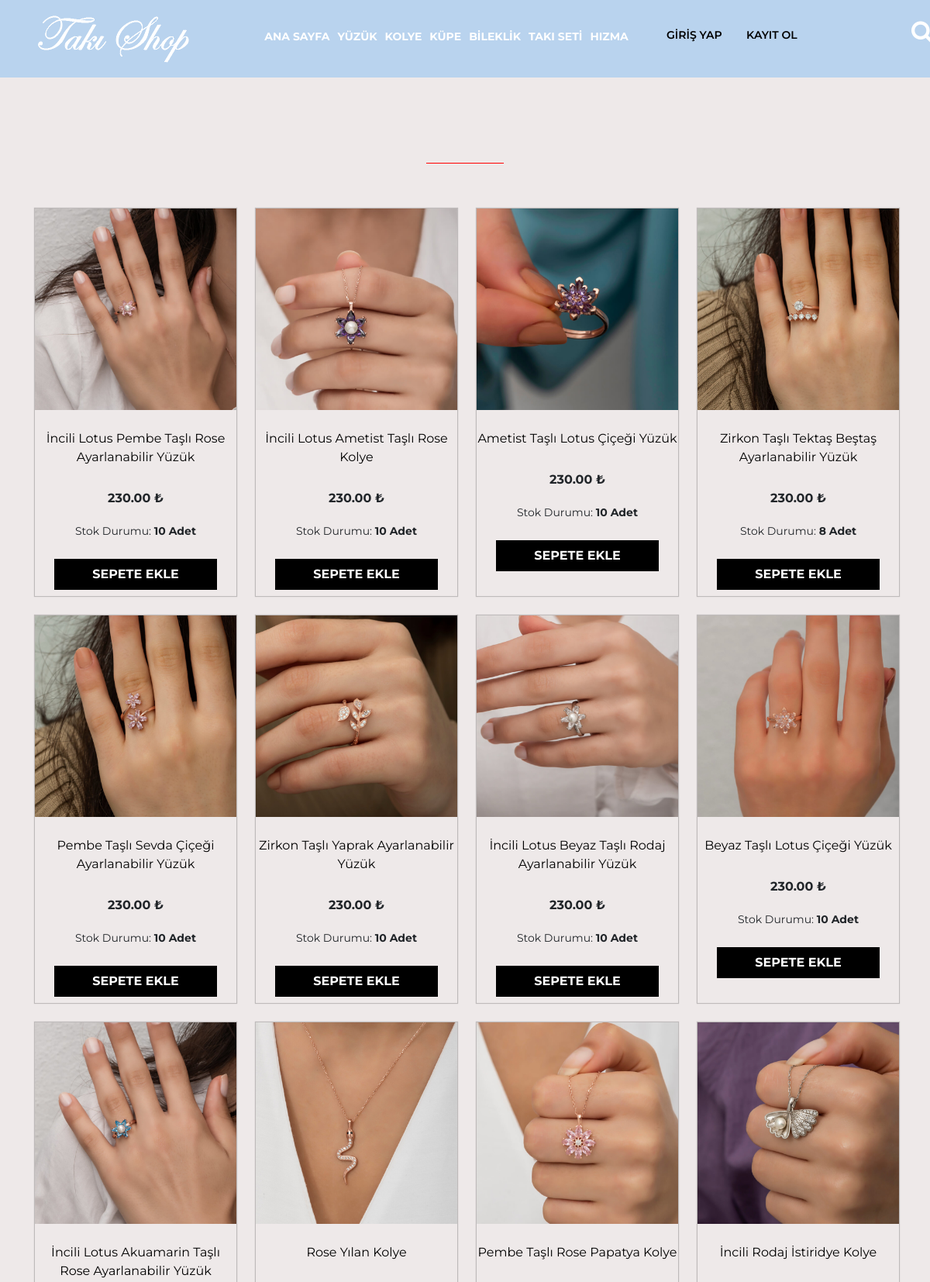
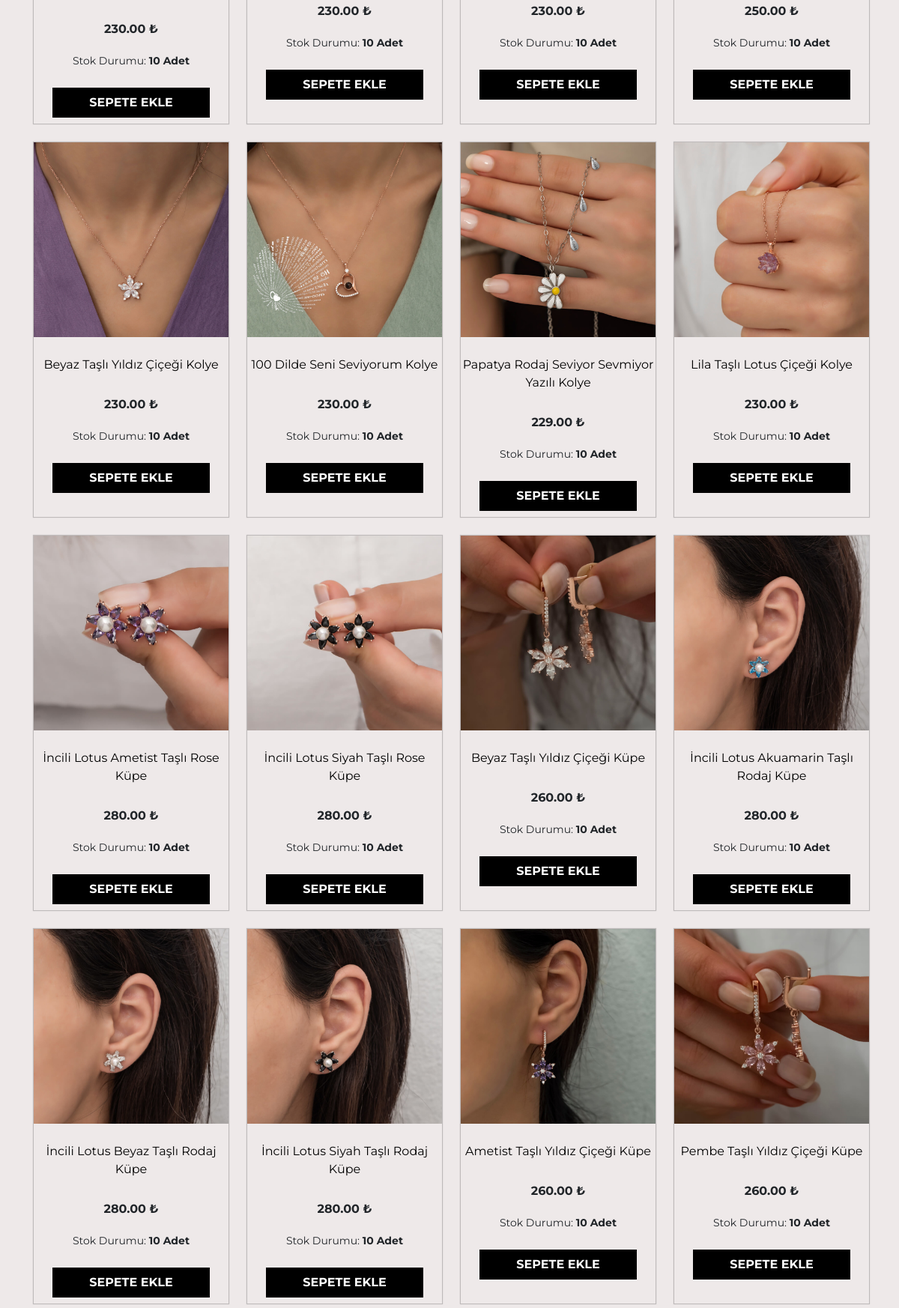
/urunler.php (upper part), run on the app's committed database (2 pictures, top to bottom).
### tables this page shows
CREATE TABLE `urunler` (
  `urun_id` int(11) NOT NULL,
  `urun_resim` varchar(255) NOT NULL,
  `urun_ad` varchar(255) NOT NULL,
  `urun_fiyat` varchar(255) NOT NULL,
  `urun_stok` varchar(255) NOT NULL,
  `urun_kategori` varchar(255) NOT NULL,
  `urun_onecikan` enum('1','2') NOT NULL,
  `urun_aciklama` varchar(1250) NOT NULL
);

### urunler.php (the view)
<?php include "header.php";
if(isset($_GET['urun_kategori'])){
$urunsor=$db->prepare("SELECT * FROM urunler where urun_kategori=:kategori");
$urunsor->execute(array(
    'kategori' => $_GET['urun_kategori']
));
}
else{
$search = $_POST['a_search'];
$urunsor=$db->prepare("SELECT * FROM urunler where urun_ad LIKE '%$search%'");
$urunsor->execute(array());
}
?>
<div class="container">
		<center><span id="ozelurun"><?php echo $_GET['urun_kategori']; ?></span></center> <br><br><br><br>
		<div class="row">
			 <?php
			 while($uruncek=$urunsor->fetch(PDO::FETCH_ASSOC)) { ?>
			<div class="col-md-3">
				<div class="urun">
					<div class="urun-res"><img src="admin/<?php echo $uruncek['urun_resim']; ?>" width="260"></div>
					<div class="urun-info"><a href="" class="urun_link"><center>	<?php echo $uruncek['urun_ad']; ?></a><br>
					<b style="position:relative;top:30px"><?php echo $uruncek['urun_fiyat']; ?> ₺</b><br><br><br>
					<small>Stok Durumu: <span style="font-weight: bold;">
						<?php
							if($uruncek['urun_stok']<1){?>
							<span style="color: red;">Stok Tükendi</span>
						<?php }else{
echo $uruncek['urun_stok']." Adet";
}
						 ?>
</span></small>
					<br><br>
					<a href="urunbilgi.php?urun_id=<?php echo $uruncek['urun_id']; ?>"><button class="sptekle">SEPETE EKLE</button></a>
					</div></center>
				</div>
			</div>
			<?php } ?>
		</div>
	</div>
<?php include "footer.php"; ?>

### css/style.css (style rules this page uses)
* { list-style: none; font-family: 'Montserrat', sans-serif; }
#ozelurun { font-family: 'Montserrat', sans-serif; font-weight: 700; text-transform: uppercase; position: relative; border-bottom: 1px solid red; padding: 15px 50px; top: 50px; }
.urun { width: 260px; height: 500px; cursor: pointer; margin-top: 25px; box-shadow: 0 0 1px 1px rgba(0, 0, 0, .2); }
.urun-res { width: 260px; height: 260px; float: left; }
.urun-info { float: left; width: 260px; height: 162px; }
.urun_link { text-decoration: none; align-items: center; color: black; top: 25px; position: relative; display: block; }
.sptekle { height: 40px; border: 0; outline: none; color: white; background-color: black; font-weight: bold; width: 210px; }

### data on the page
urunler: urun_resim (picture), urun_ad "İncili Lotus Pembe Taşlı Rose Ayarlanabilir Yüzük", urun_fiyat "230.00", urun_stok "10"
urunler: urun_resim (picture), urun_ad "İncili Lotus Ametist Taşlı Rose Kolye", urun_fiyat "230.00", urun_stok "10"
urunler: urun_resim (picture), urun_ad "Ametist Taşlı Lotus Çiçeği Yüzük", urun_fiyat "230.00", urun_stok "10"
urunler: urun_resim (picture), urun_ad "Zirkon Taşlı Tektaş Beştaş Ayarlanabilir Yüzük", urun_fiyat "230.00", urun_stok "8"
urunler: urun_resim (picture), urun_ad "Pembe Taşlı Sevda Çiçeği Ayarlanabilir Yüzük", urun_fiyat "230.00", urun_stok "10"
urunler: urun_resim (picture), urun_ad "Zirkon Taşlı Yaprak Ayarlanabilir Yüzük", urun_fiyat "230.00", urun_stok "10"
urunler: urun_resim (picture), urun_ad "İncili Lotus Beyaz Taşlı Rodaj Ayarlanabilir Yüzük", urun_fiyat "230.00", urun_stok "10"
urunler: urun_resim (picture), urun_ad "Beyaz Taşlı Lotus Çiçeği Yüzük", urun_fiyat "230.00", urun_stok "10"
urunler: urun_resim (picture), urun_ad "İncili Lotus Akuamarin Taşlı Rose Ayarlanabilir Yüzük", urun_fiyat "230.00", urun_stok "10"
urunler: urun_resim (picture), urun_ad "Rose Yılan Kolye", urun_fiyat "230.00", urun_stok "10"
urunler: urun_resim (picture), urun_ad "Pembe Taşlı Rose Papatya Kolye", urun_fiyat "230.00", urun_stok "10"
urunler: urun_resim (picture), urun_ad "İncili Rodaj İstiridye Kolye", urun_fiyat "250.00", urun_stok "10"
urunler: urun_resim (picture), urun_ad "Beyaz Taşlı Yıldız Çiçeği Kolye", urun_fiyat "230.00", urun_stok "10"
urunler: urun_resim (picture), urun_ad "100 Dilde Seni Seviyorum Kolye", urun_fiyat "230.00", urun_stok "10"
urunler: urun_resim (picture), urun_ad "Papatya Rodaj Seviyor Sevmiyor Yazılı Kolye", urun_fiyat "229.00", urun_stok "10"
urunler: urun_resim (picture), urun_ad "Lila Taşlı Lotus Çiçeği Kolye", urun_fiyat "230.00", urun_stok "10"
urunler: urun_resim (picture), urun_ad "İncili Lotus Ametist Taşlı Rose Küpe", urun_fiyat "280.00", urun_stok "10"
urunler: urun_resim (picture), urun_ad "İncili Lotus Siyah Taşlı Rose Küpe", urun_fiyat "280.00", urun_stok "10"
urunler: urun_resim (picture), urun_ad "Beyaz Taşlı Yıldız Çiçeği Küpe", urun_fiyat "260.00", urun_stok "10"
urunler: urun_resim (picture), urun_ad "İncili Lotus Akuamarin Taşlı Rodaj Küpe", urun_fiyat "280.00", urun_stok "10"
urunler: urun_resim (picture), urun_ad "İncili Lotus Beyaz Taşlı Rodaj Küpe", urun_fiyat "280.00", urun_stok "10"
urunler: urun_resim (picture), urun_ad "İncili Lotus Siyah Taşlı Rodaj Küpe", urun_fiyat "280.00", urun_stok "10"
urunler: urun_resim (picture), urun_ad "Ametist Taşlı Yıldız Çiçeği Küpe", urun_fiyat "260.00", urun_stok "10"
urunler: urun_resim (picture), urun_ad "Pembe Taşlı Yıldız Çiçeği Küpe", urun_fiyat "260.00", urun_stok "10"
